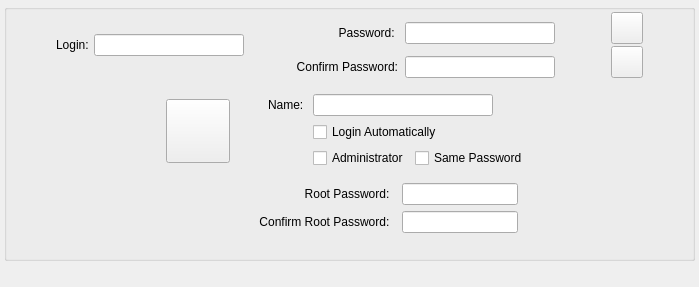
<?xml version="1.0" encoding="UTF-8"?>
<ui version="4.0">
 <class>UserWidget</class>
 <widget class="QWidget" name="UserWidget">
  <property name="geometry">
   <rect>
    <x>0</x>
    <y>0</y>
    <width>699</width>
    <height>287</height>
   </rect>
  </property>
  <property name="sizePolicy">
   <sizepolicy hsizetype="Expanding" vsizetype="Preferred">
    <horstretch>0</horstretch>
    <verstretch>0</verstretch>
   </sizepolicy>
  </property>
  <property name="windowTitle">
   <string/>
  </property>
  <layout class="QVBoxLayout" name="verticalLayout">
   <property name="spacing">
    <number>3</number>
   </property>
   <property name="margin">
    <number>4</number>
   </property>
   <item>
    <widget class="QGroupBox" name="groupBox">
     <property name="title">
      <string/>
     </property>
     <layout class="QVBoxLayout" name="verticalLayout_3">
      <property name="spacing">
       <number>2</number>
      </property>
      <property name="margin">
       <number>2</number>
      </property>
      <item>
       <layout class="QGridLayout" name="gridLayout">
        <item row="0" column="1" rowspan="5">
         <widget class="QLabel" name="label">
          <property name="text">
           <string>Login: </string>
          </property>
          <property name="alignment">
           <set>Qt::AlignRight|Qt::AlignTrailing|Qt::AlignVCenter</set>
          </property>
         </widget>
        </item>
        <item row="0" column="5" rowspan="4">
         <widget class="QLabel" name="label_2">
          <property name="text">
           <string>Password: </string>
          </property>
          <property name="alignment">
           <set>Qt::AlignRight|Qt::AlignTrailing|Qt::AlignVCenter</set>
          </property>
         </widget>
        </item>
        <item row="0" column="4" rowspan="5">
         <spacer name="horizontalSpacer">
          <property name="orientation">
           <enum>Qt::Horizontal</enum>
          </property>
          <property name="sizeType">
           <enum>QSizePolicy::Fixed</enum>
          </property>
          <property name="sizeHint" stdset="0">
           <size>
            <width>50</width>
            <height>20</height>
           </size>
          </property>
         </spacer>
        </item>
        <item row="0" column="14" rowspan="2">
         <widget class="QPushButton" name="userDetails">
          <property name="minimumSize">
           <size>
            <width>32</width>
            <height>32</height>
           </size>
          </property>
          <property name="maximumSize">
           <size>
            <width>32</width>
            <height>32</height>
           </size>
          </property>
          <property name="toolTip">
           <string>Include more information about this user.</string>
          </property>
          <property name="text">
           <string/>
          </property>
         </widget>
        </item>
        <item row="0" column="2" rowspan="5" colspan="2">
         <widget class="QLineEdit" name="loginLine">
          <property name="minimumSize">
           <size>
            <width>150</width>
            <height>0</height>
           </size>
          </property>
         </widget>
        </item>
        <item row="0" column="7" rowspan="4" colspan="4">
         <widget class="QLineEdit" name="passLine">
          <property name="minimumSize">
           <size>
            <width>150</width>
            <height>0</height>
           </size>
          </property>
         </widget>
        </item>
        <item row="4" column="5">
         <widget class="QLabel" name="label_3">
          <property name="text">
           <string>Confirm Password:</string>
          </property>
          <property name="alignment">
           <set>Qt::AlignRight|Qt::AlignTrailing|Qt::AlignVCenter</set>
          </property>
         </widget>
        </item>
        <item row="2" column="14" rowspan="3">
         <widget class="QPushButton" name="removeUser">
          <property name="minimumSize">
           <size>
            <width>32</width>
            <height>32</height>
           </size>
          </property>
          <property name="maximumSize">
           <size>
            <width>32</width>
            <height>32</height>
           </size>
          </property>
          <property name="toolTip">
           <string>Remove this user.</string>
          </property>
          <property name="text">
           <string/>
          </property>
         </widget>
        </item>
        <item row="4" column="7" colspan="4">
         <widget class="QLineEdit" name="confirmPassLine">
          <property name="minimumSize">
           <size>
            <width>150</width>
            <height>0</height>
           </size>
          </property>
         </widget>
        </item>
        <item row="0" column="11" rowspan="5" colspan="2">
         <widget class="QLabel" name="confirmPwCheck">
          <property name="minimumSize">
           <size>
            <width>32</width>
            <height>32</height>
           </size>
          </property>
          <property name="maximumSize">
           <size>
            <width>32</width>
            <height>32</height>
           </size>
          </property>
          <property name="text">
           <string/>
          </property>
         </widget>
        </item>
        <item row="0" column="0" rowspan="5">
         <spacer name="horizontalSpacer_4">
          <property name="orientation">
           <enum>Qt::Horizontal</enum>
          </property>
          <property name="sizeHint" stdset="0">
           <size>
            <width>40</width>
            <height>20</height>
           </size>
          </property>
         </spacer>
        </item>
        <item row="0" column="15" rowspan="5">
         <spacer name="horizontalSpacer_5">
          <property name="orientation">
           <enum>Qt::Horizontal</enum>
          </property>
          <property name="sizeHint" stdset="0">
           <size>
            <width>40</width>
            <height>20</height>
           </size>
          </property>
         </spacer>
        </item>
        <item row="0" column="6" rowspan="5">
         <spacer name="horizontalSpacer_7">
          <property name="orientation">
           <enum>Qt::Horizontal</enum>
          </property>
          <property name="sizeType">
           <enum>QSizePolicy::Fixed</enum>
          </property>
          <property name="sizeHint" stdset="0">
           <size>
            <width>5</width>
            <height>20</height>
           </size>
          </property>
         </spacer>
        </item>
        <item row="0" column="13" rowspan="5">
         <spacer name="horizontalSpacer_3">
          <property name="orientation">
           <enum>Qt::Horizontal</enum>
          </property>
          <property name="sizeType">
           <enum>QSizePolicy::Fixed</enum>
          </property>
          <property name="sizeHint" stdset="0">
           <size>
            <width>20</width>
            <height>20</height>
           </size>
          </property>
         </spacer>
        </item>
       </layout>
      </item>
      <item>
       <spacer name="verticalSpacer_3">
        <property name="orientation">
         <enum>Qt::Vertical</enum>
        </property>
        <property name="sizeType">
         <enum>QSizePolicy::Fixed</enum>
        </property>
        <property name="sizeHint" stdset="0">
         <size>
          <width>20</width>
          <height>5</height>
         </size>
        </property>
       </spacer>
      </item>
      <item>
       <widget class="QWidget" name="extWidget" native="true">
        <layout class="QGridLayout" name="gridLayout_2">
         <item row="1" column="4">
          <widget class="QLabel" name="label_4">
           <property name="text">
            <string>Name: </string>
           </property>
          </widget>
         </item>
         <item row="1" column="5" colspan="2">
          <widget class="QLineEdit" name="nameLine">
           <property name="maximumSize">
            <size>
             <width>180</width>
             <height>16777215</height>
            </size>
           </property>
          </widget>
         </item>
         <item row="1" column="8" rowspan="3">
          <spacer name="horizontalSpacer_6">
           <property name="orientation">
            <enum>Qt::Horizontal</enum>
           </property>
           <property name="sizeHint" stdset="0">
            <size>
             <width>40</width>
             <height>20</height>
            </size>
           </property>
          </spacer>
         </item>
         <item row="1" column="0" rowspan="3">
          <spacer name="horizontalSpacer_8">
           <property name="orientation">
            <enum>Qt::Horizontal</enum>
           </property>
           <property name="sizeHint" stdset="0">
            <size>
             <width>40</width>
             <height>20</height>
            </size>
           </property>
          </spacer>
         </item>
         <item row="2" column="5" colspan="2">
          <widget class="QCheckBox" name="autoLoginCheckBox">
           <property name="text">
            <string>Login Automatically</string>
           </property>
          </widget>
         </item>
         <item row="3" column="5">
          <widget class="QCheckBox" name="adminCheckBox">
           <property name="text">
            <string>Administrator</string>
           </property>
          </widget>
         </item>
         <item row="1" column="1" rowspan="3">
          <widget class="QPushButton" name="avatar">
           <property name="minimumSize">
            <size>
             <width>64</width>
             <height>64</height>
            </size>
           </property>
           <property name="text">
            <string/>
           </property>
          </widget>
         </item>
         <item row="1" column="2" rowspan="3">
          <spacer name="horizontalSpacer_2">
           <property name="orientation">
            <enum>Qt::Horizontal</enum>
           </property>
           <property name="sizeType">
            <enum>QSizePolicy::Fixed</enum>
           </property>
           <property name="sizeHint" stdset="0">
            <size>
             <width>20</width>
             <height>20</height>
            </size>
           </property>
          </spacer>
         </item>
         <item row="3" column="6">
          <widget class="QCheckBox" name="rootUsesUserPwCheckBox">
           <property name="text">
            <string>Same Password</string>
           </property>
          </widget>
         </item>
         <item row="4" column="0" colspan="9">
          <widget class="QWidget" name="rootPwWidget" native="true">
           <layout class="QGridLayout" name="gridLayout_4">
            <item row="0" column="3">
             <widget class="QLineEdit" name="rootPassLine"/>
            </item>
            <item row="0" column="0">
             <spacer name="horizontalSpacer_9">
              <property name="orientation">
               <enum>Qt::Horizontal</enum>
              </property>
              <property name="sizeHint" stdset="0">
               <size>
                <width>40</width>
                <height>20</height>
               </size>
              </property>
             </spacer>
            </item>
            <item row="0" column="5">
             <spacer name="horizontalSpacer_10">
              <property name="orientation">
               <enum>Qt::Horizontal</enum>
              </property>
              <property name="sizeHint" stdset="0">
               <size>
                <width>40</width>
                <height>20</height>
               </size>
              </property>
             </spacer>
            </item>
            <item row="0" column="1">
             <spacer name="horizontalSpacer_11">
              <property name="orientation">
               <enum>Qt::Horizontal</enum>
              </property>
              <property name="sizeHint" stdset="0">
               <size>
                <width>40</width>
                <height>20</height>
               </size>
              </property>
             </spacer>
            </item>
            <item row="0" column="2">
             <widget class="QLabel" name="label_5">
              <property name="text">
               <string>Root Password:  </string>
              </property>
              <property name="alignment">
               <set>Qt::AlignRight|Qt::AlignTrailing|Qt::AlignVCenter</set>
              </property>
             </widget>
            </item>
            <item row="1" column="2">
             <widget class="QLabel" name="label_6">
              <property name="text">
               <string>Confirm Root Password:  </string>
              </property>
              <property name="alignment">
               <set>Qt::AlignRight|Qt::AlignTrailing|Qt::AlignVCenter</set>
              </property>
             </widget>
            </item>
            <item row="1" column="3">
             <widget class="QLineEdit" name="confirmRootPassLine"/>
            </item>
            <item row="0" column="4" rowspan="2">
             <widget class="QLabel" name="confirmRootPwCheck">
              <property name="sizePolicy">
               <sizepolicy hsizetype="Fixed" vsizetype="Fixed">
                <horstretch>32</horstretch>
                <verstretch>32</verstretch>
               </sizepolicy>
              </property>
              <property name="minimumSize">
               <size>
                <width>32</width>
                <height>32</height>
               </size>
              </property>
              <property name="maximumSize">
               <size>
                <width>32</width>
                <height>32</height>
               </size>
              </property>
              <property name="text">
               <string/>
              </property>
             </widget>
            </item>
           </layout>
          </widget>
         </item>
        </layout>
       </widget>
      </item>
      <item>
       <spacer name="verticalSpacer">
        <property name="orientation">
         <enum>Qt::Vertical</enum>
        </property>
        <property name="sizeType">
         <enum>QSizePolicy::Fixed</enum>
        </property>
        <property name="sizeHint" stdset="0">
         <size>
          <width>20</width>
          <height>5</height>
         </size>
        </property>
       </spacer>
      </item>
     </layout>
    </widget>
   </item>
   <item>
    <spacer name="verticalSpacer_2">
     <property name="orientation">
      <enum>Qt::Vertical</enum>
     </property>
     <property name="sizeType">
      <enum>QSizePolicy::Expanding</enum>
     </property>
     <property name="sizeHint" stdset="0">
      <size>
       <width>1</width>
       <height>1</height>
      </size>
     </property>
    </spacer>
   </item>
  </layout>
 </widget>
 <resources/>
 <connections/>
</ui>
